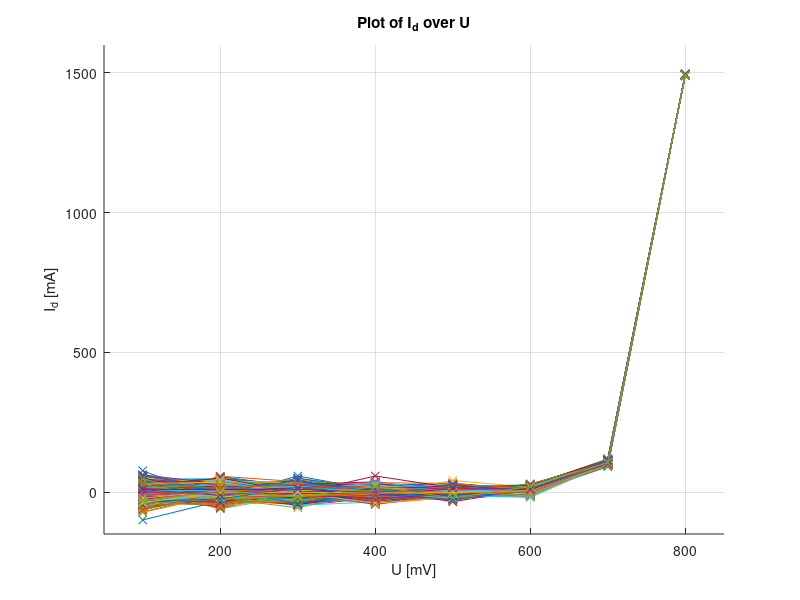
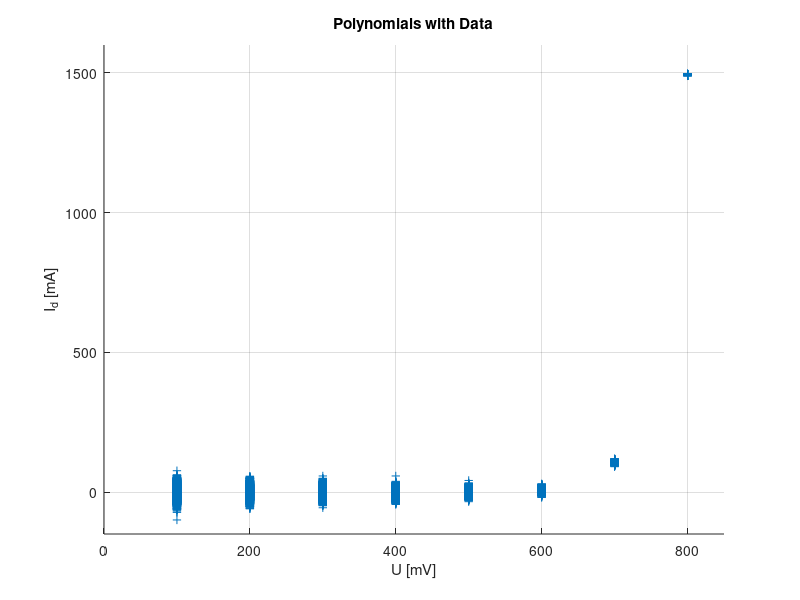

The MATLAB script that drew these images, in order: (Note: this script raises an error after producing the figures.)
% Modelling and System Identification Excercise 3
%
%   Juliane Weilbach, M.Nr.
%   Marius Weisshap,  M.Nr.
%

close all;
clear all;
clc;
tic;

% Task 3
% Section a)

%Load the data from the supplied file, Data.mat
load('exercise2_data.mat');
num_data = 16000/8;
size_data_set = 8;
u=zeros(size_data_set, num_data);
i=zeros(size_data_set, num_data);

%Extract the Data to vectors
u(:)=data(:,1);
i(:)=data(:,2);

%Prepare the figure with labels
figure('Name', 'Plot of Data');
title('Plot of I_d over U');
xlabel('U [mV]');
ylabel('I_d [mA]');
axis([50 850 -150 1600]);
grid on;
hold on;

%Plot all the data into one Plot
for it=1:num_data
plot(u((1:8), it), i((1:8), it), '-x', 'LineWidth' , 0.25);
end

%Section c)
figure('Name', 'Data with Polynomials of different orders');
title('Polynomials with Data');
xlabel('U [mV]');
ylabel('I_d [mA]');
axis([0 850 -150 1600]);
grid on;
hold on;
plot_data = plot(data(1:16000,1),data(1:16000,2), '+');
plot_data.Annotation.LegendInformation.IconDisplayStyle = 'off';

high_polyn = 5;
to_plot = [5];

scaling_for_f = 1000;

for it_o=1:high_polyn-1
    %Input data length/Length of the input vectors to be used in LS
    %Approximation
    N = 2000;
    %Order of Polynomial to fit:
    d = it_o + 1;
    %Number of Coefficients in Polynomial/Theta
    num_coeff = d + 1;


    %Dependant variable
    %Transposing in order to receive columnvector
    %Names chosen for consistency with the script
    y=i(1:N)';
    
    %Preallocate memory for the Regression matrix
    PHI=ones(N,num_coeff);

    %Fill in the matrix data, directly compute the powers
    for it=1:num_coeff
        PHI(:,it)=u(1:N).^(it-1);    
    end

    %Compute the Pseudo inverse of the data
    %pinv_PHI=pinv(PHI);

    %Compute the coefficients from LS norm by calculating the minimizer of 
    %the objective function Section d)
    %
    %   Invertible because Matrix has full rank
% 
%     PHI_temp = PHI;
%     
%     A=PHI_temp'*PHI_temp;
%     
%     D=det(A)
%     
%     B=diff(A)
%     
%     C=diff(B)
%     
    %
    %Section e)
    %----------------------------------------------------------------------
    %print('Order: '+ num2str(d));
    theta=pinv(PHI)*y %No warning

    %theta = inv(PHI'*PHI) * PHI' * y %Warning, 'slow'
    
    %theta = (PHI'*PHI) \ PHI' * y %Warning, 'fast'
    %----------------------------------------------------------------------
    
    %Flip theta to make the coefficient vector match the format expected by
    %MATLAB for a polynomial, with coefficients in descending order
    coeffs=flipud(theta);

    %Display the data nicely

    %Put in the Polynomials
    x_p = 0:10:900;
    y_p = polyval(coeffs, x_p);
    if(ismember(d, to_plot))
        plot(x_p, y_p, '-', 'DisplayName', ['Order: '  num2str(d)]);
    end
    legend('show', 'Location', 'Northwest');
end

%Section f)
%Scaling factor for all the values in order to get A and 
scaling = 1000;
%Scaling the Values
u_scaled = u(:,:)./scaling;
i_scaled = i(:,:)./scaling;

N = 2000;
%Order of Polynomial to fit:
d = 4;
%Number of Coefficients in Polynomial/Theta
num_coeff = d + 1;


%Dependant variable
%Transposing in order to receive columnvector
%Names chosen for consistency with the script
y=i_scaled(1:N)';
    
%Preallocate memory for the Regression matrix
PHI=ones(N,num_coeff);

%Fill in the matrix data, directly compute the powers
for it=1:num_coeff
    PHI(:,it)=u_scaled(1:N).^(it-1);    
end

%Compute estimator parameters
clear theta;
theta_scaled=pinv(PHI)*y

%Flip for compatibility
clear coeffs;
coeffs_scaled=flipud(theta_scaled);

%Prepare figure
figure('Name', 'Plot of scaled Data with Estimator');
title('Plot of I_d over U');
xlabel('U [V]');
ylabel('I_d [A]');
axis([0.050 0.850 -0.150 1.600]);
grid on;
hold on;
clear x_p;
clear y_p;
x_p = 0:0.01:0.9;
y_p = polyval(coeffs_scaled, x_p);

plot_data = plot(data(1:16000,1)./scaling,data(1:16000,2)./scaling, '+');
plot_data.Annotation.LegendInformation.IconDisplayStyle = 'off';


plot(x_p, y_p, '-', 'DisplayName', ['Order: '  num2str(d)]);
legend('show', 'Location', 'Northwest');

toc